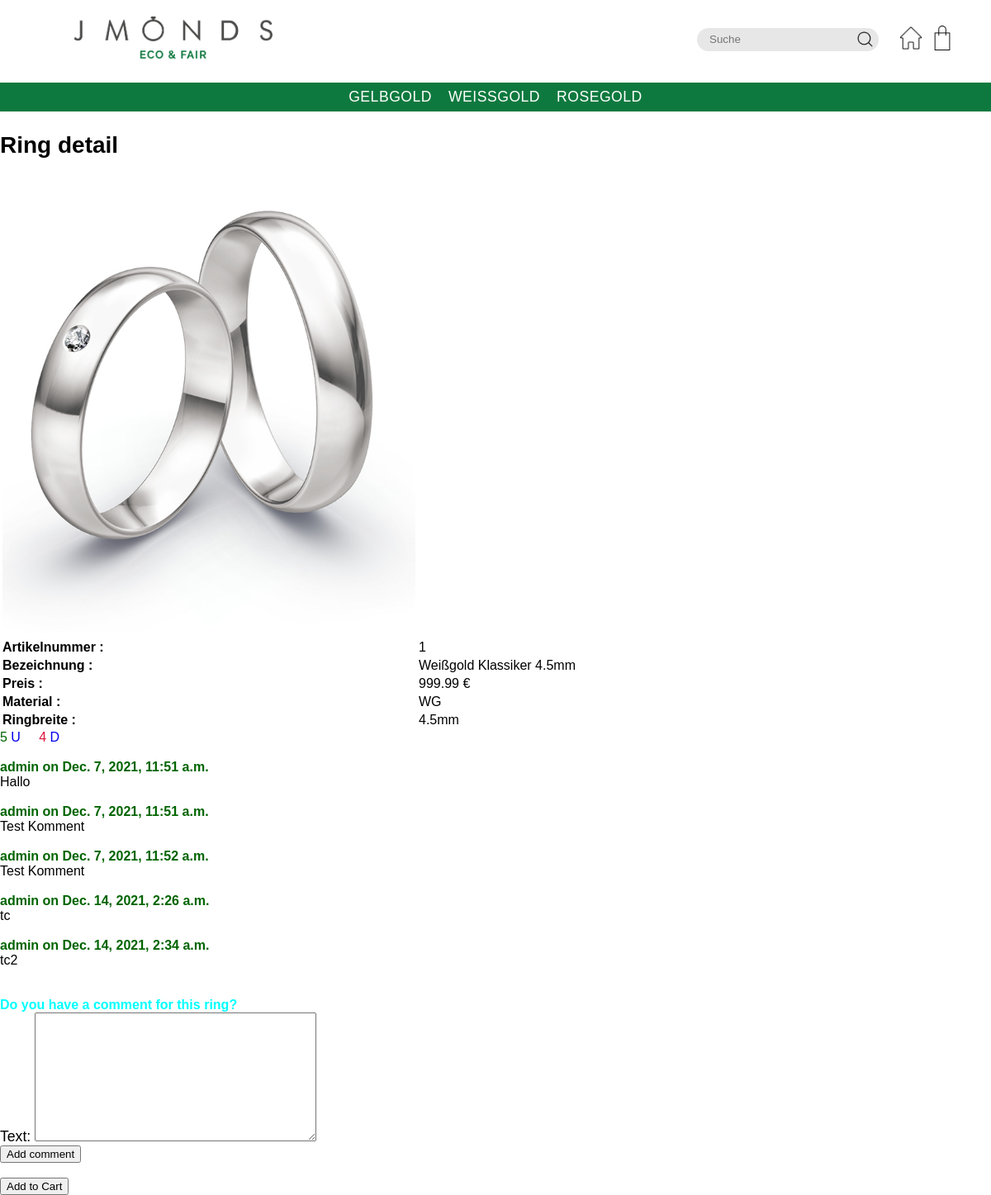
The app's page /rings/product/1/ (signed in) with its own data.
### Rings/models.py (models this page shows, shortened)
class Ring(models.Model):
    RING_MATERIALS = [
        ('GG', 'Gelbgold'),
        ('WG', 'Weissgold'),
        ('RG', 'Rosegold'),
    ]
    bezeichnung = models.CharField(max_length=100)
    preis = models.DecimalField(max_digits=7, decimal_places=2)
    material = models.CharField(max_length=2,
                                choices=RING_MATERIALS,
                                )
    ring_Breite = models.CharField(max_length=5)
    product_img_url = models.CharField(max_length=300)
    class Meta:
        ordering = ['bezeichnung', '-preis']
        verbose_name = 'Ring'
        verbose_name_plural = 'Rings'
    def get_upvotes(self):
        upvotes = Vote.objects.filter(up_or_down='U',
                                      ring=self)
        return upvotes
    def get_upvotes_count(self):
        return len(self.get_upvotes())
    def get_downvotes(self):
        downvotes = Vote.objects.filter(up_or_down='D',
                                        ring=self)
        return downvotes
    def get_downvotes_count(self):
        return len(self.get_downvotes())

class Comment(models.Model):
    text = models.TextField(max_length=500)
    timestamp = models.DateTimeField(auto_now_add=True)
    user = models.ForeignKey(User, on_delete=models.CASCADE)
    ring = models.ForeignKey(Ring, on_delete=models.CASCADE)
    class Meta:
        ordering = ['timestamp']
        verbose_name = 'Comment'
        verbose_name_plural = 'Comments'

### Rings/views.py (the view, shortened to what this page needs)
# urls.py: path('product/<int:pk>/', views.ring_detail, name='ring_detail'),
def ring_detail(request, **kwargs):
    ring_id = kwargs['pk']
    that_one_ring = Ring.objects.get(id=ring_id)
    comments = Comment.objects.filter(ring=that_one_ring)
    context = {'that_one_ring': that_one_ring,
               'comments_for_that_one_ring': comments,
               'upvotes': that_one_ring.get_upvotes_count(),
               'downvotes': that_one_ring.get_downvotes_count(),
               'comment_form': CommentForm}
    return render(request, 'ring-detail.html', context)

### Rings/templates/ring-detail.html (shortened to what this page needs)
{% extends 'base.html' %}
{% load static %}
{% block bodyContent %}
<h2>Ring detail</h2>
    <table>
    <tr>
        <td><img src="{% static that_one_ring.product_img_url %}" alt="Produkt Bild"></td>
    </tr>
        <tr>
            <td><b>Artikelnummer :</b></td>
            <td>{{ that_one_ring.id }}</td>
        </tr>
    <tr>
        <td><b>Bezeichnung :</b></td>
        <td>{{ that_one_ring.bezeichnung }}<br></td>
    </tr>
    <tr>
        <td><b>Preis :</b></td>
        <td>{{ that_one_ring.preis }} € <br></td>
    </tr>
    <tr>
        <td><b>Material :</b></td>
        <td>{{ that_one_ring.material }}<br></td>
    </tr>
    <tr>
        <td><b>Ringbreite :</b></td>
        <td>{{ that_one_ring.ring_Breite }}<br></td>
    </tr>
    </table>
    <span style="color: darkgreen">{{ upvotes }}</span>
    {% if user.is_authenticated %}
        <a href="{% url 'ring-vote' that_one_ring.id 'up' %}" style="text-decoration: none">
           U
        </a>
    {% endif %}&nbsp;&nbsp;&nbsp;
    <span style="color: crimson">{{ downvotes }}</span>
    {% if user.is_authenticated %}
        <a href="{% url 'ring-vote' that_one_ring.id 'down' %}" style="text-decoration: none">
            D
        </a>
    {% endif %}
    <br><br>
    {% if user.is_authenticated %}
        {% for comment in comments_for_that_one_ring %}
            <b style="color: darkgreen">{{ comment.user.username }} on {{ comment.timestamp }}</b><br>
            {{ comment.text }}<br><br>
        {% endfor %}
        <br>
        <b style="color: aqua">Do you have a comment for this ring?</b><br>
        <form method="POST">
            {{ comment_form.as_p }}
            <button type="submit">Add comment</button>
        </form>
        <br>
    {% endif %}
    <form method="POST">
        <button type="submit">Add to Cart</button>
    </form>
{% endblock %}

### templates/base.html (shortened to what this page needs)
{% load static %}
<!DOCTYPE html>
<html lang="de" xmlns="http://www.w3.org/1999/html">
<head>
    <link href="https://unpkg.com/sanitize.css" rel="stylesheet">
    <link href="{% static "style/style.css" %}" rel="stylesheet">
    <link rel="stylesheet" href="https://use.typekit.net/jby6hqc.css">
</head>
<body>
<header>
    <div class="header__elem-wrapper banner-wrapper">
        <div>
           <a href="{%  url 'landing-page' %}"><img src="{% static "assets/logos/Jmonds_logo_ecoFair.png" %}" alt="JMONDS - Eco & Fair"></a>
        </div>
        <div class="elem-wrapper__icon-wrapper">
            <form id="search-container" method="POST">
                <input type="text" placeholder="Suche" name="search_input" id="searchbar">
                <button type="submit"><img src="{% static "assets/icons/search.png" %}" alt="Suchen"></button>
            </form>
            {% if user.is_authenticated %}
                {% block logged_in_content %}
                    <a href="{% url 'landing-page' %}"><img src="{% static "assets/icons/home.png" %}" alt="Profil"></a>
                {% endblock %}
            {% else %}
                {% block not_logged_in_content %}
                    <a href="{% url 'login' %}"><img src="{% static "assets/icons/user.png" %}" alt="Login"></a>
                {% endblock %}
            {% endif %}
            <a href="{% url 'cart-show' %}"><img src="{% static "assets/icons/shopping-bag.png" %}" alt="Cart"></a>
        </div>
    </div>
    <div class="header__navbar">
        <ul>
            <li><a href="{% url 'ring-list' query='Gelbgold' %}">Gelbgold</a></li>
            <li><a href="{% url 'ring-list' query='Weißgold' %}">Weißgold</a></li>
            <li><a href="{% url 'ring-list' query='Rosegold' %}">Rosegold</a></li>
        </ul>
    </div>
</header>
<main>
    {% block bodyContent %}Base Block{% endblock %}
</main>
</body>
</html>

### static/style/style.css (style rules this page uses)
*, *::before, *::after { box-sizing: border-box; }
html { scroll-behavior: smooth; min-height: 100vh; }
html, body { margin: 0; padding: 0; }
img { max-width: 500px; }
ul { list-style: none; }
h1, h2, h3, h4, p, ul, li, a { margin: 0; padding: 0; }
:root { font-family: "europa", sans-serif; font-size: 1rem; --DarkColor: #212121; --Green: #0e793e; --Gold: #ffecc1; --Silver: #eeedf2; --Rose: #f0e2da; }
h2 { font-size: 1.75rem; }
p { font-size: 1.1rem; }
header { margin-bottom: 25px; }
header .header__elem-wrapper { padding: 20px; display: flex; flex-flow: row wrap; justify-content: space-between; align-items: center; }
header .header__elem-wrapper.banner-wrapper { margin-bottom: 5px; }
header .header__elem-wrapper.banner-wrapper > div { display: flex; flex-flow: row wrap; justify-content: center; align-items: center; }
header .header__elem-wrapper.banner-wrapper > div:first-of-type { flex: 1 1 20em; padding: 0 25px 0 70px; justify-content: flex-start; }
header .header__elem-wrapper.banner-wrapper > div:first-of-type img { max-width: 240px; }
header .header__elem-wrapper.banner-wrapper > div:last-of-type { flex: 1 1 30em; }
header .header__elem-wrapper.banner-wrapper > div:last-of-type img { max-width: 70px; }
header .header__elem-wrapper.banner-wrapper .elem-wrapper__icon-wrapper { padding-right: 20px; justify-content: flex-end; }
header .header__elem-wrapper.banner-wrapper .elem-wrapper__icon-wrapper img { width: 30px; }
header .header__elem-wrapper.banner-wrapper .elem-wrapper__icon-wrapper a { margin: 0 4px; }
header .header__elem-wrapper #search-container { margin-right: 20px; position: relative; }
header .header__elem-wrapper #search-container input { border: none; border-radius: 50px; background-color: #e7e7e7; height: 28px; padding: 0 15px; width: 220px; }
header .header__elem-wrapper #search-container button { border: none; background: none; cursor: pointer; width: 25px; position: absolute; right: 10px; z-index: 5; }
header .header__elem-wrapper #search-container button img { width: 25px; }
header .header__navbar { padding: 7px 0; background: var(--Green); }
header .header__navbar ul { display: flex; flex-flow: row wrap; justify-content: center; align-items: center; }
header .header__navbar ul li { margin: 0 10px; }
header .header__navbar ul li a { text-transform: uppercase; font-weight: 300; font-size: 1.1rem; letter-spacing: 0.5px; text-decoration: none; color: #fff; }

### records on screen
Ring: product_img_url (picture), id "1", bezeichnung "Weißgold Klassiker 4.5mm", preis "999.99", material "WG", ring_Breite "4.5mm"
Comment: user.username "admin", timestamp "Dec. 7, 2021, 11:51 a.m.", text "Hallo"
Comment: user.username "admin", timestamp "Dec. 7, 2021, 11:51 a.m.", text "Test Komment"
Comment: user.username "admin", timestamp "Dec. 7, 2021, 11:52 a.m.", text "Test Komment"
Comment: user.username "admin", timestamp "Dec. 14, 2021, 2:26 a.m.", text "tc"
Comment: user.username "admin", timestamp "Dec. 14, 2021, 2:34 a.m.", text "tc2"

### other values on screen
{{ upvotes }} "5"
{{ downvotes }} "4"
